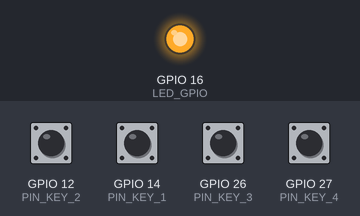
Bench run of a sketch on a simulated ESP32. Parts: output pins drawn as LEDs (lit = HIGH). The inputs (shaded band) are chosen by the test bench; at power-on: GPIO 12 (PIN_KEY_2), GPIO 14 (PIN_KEY_1), GPIO 26 (PIN_KEY_3), GPIO 27 (PIN_KEY_4) HIGH. WiFi joins after 1.5 s; servers stay silent unless stated; what the sketch prints to the serial monitor is not drawn.

Above: at 0.1 s.
At 2.7 s:
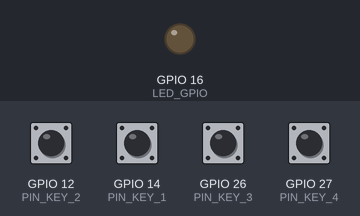
2.8 s: GPIO 12 (PIN_KEY_2) pulled LOW for 0.15 s
Timing chart, 0 to 5.8 s (numbered marks = the images above; inputs shaded):
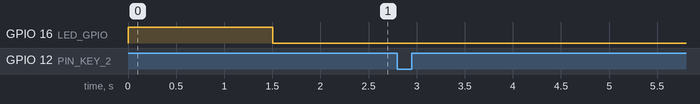

Measured:
- after the input at 2.8 s, every drawn part: stays the same

The sketch:

quido-remote-control.ino
```cpp
/*********
@ MadMax
Portable controler for home automation lights. Other more advanced features are done in Home assistant.
The system is based on Quido modules which are connected through RS485 bus
Currently there are two QUIDO 4/4 modules in net connected to 8 light bulbs in different places in the house
Waveshare 485 gateway transmits UDP packets between RS 485 and LAN
Spinel protocol is standard for Papouch (we use serial commands to switch on/off outputs)
*********/

/* Includes */
#include <WiFi.h>
#include <WiFiUdp.h>
#include <ezButton.h>

/* Settings for RS485waveshare server */
const char* remoteUdpIP = "192.168.0.143";
unsigned int remoteUdpInPort = 4195;  //  port to listen on
unsigned int remoteUdpOutPort = 4196; // port for sending
char packetBuffer[255]; //buffer for incoming packet
bool newPacketFlag = false;

/* Wifi credentials */
const char* ssid = "*******";
const char* password = "#########";

/* Wifi objects */
WiFiUDP Udp;

// Variable to store the HTTP request
String header;

/* IP address */
IPAddress ip;
String ipAddress;

/* Time variables */
unsigned long currentTime = millis();
unsigned long previousTime = 0;
const long timeoutTime = 2000;

bool RemoteStates[5] = {false};

// LED GPIO pin
#define LED_GPIO 16
#define KEY_NUM 4  // the number of keys

#define PIN_KEY_1 14  // The Arduino pin connected to the key 1
#define PIN_KEY_2 12  // The Arduino pin connected to the key 2
#define PIN_KEY_3 26  // The Arduino pin connected to the key 3
#define PIN_KEY_4 27  // The Arduino pin connected to the key 4

ezButton keypad_1x4[] = {
  ezButton(PIN_KEY_1),
  ezButton(PIN_KEY_2),
  ezButton(PIN_KEY_3),
  ezButton(PIN_KEY_4)
};

void setup() {
  Serial.begin(115200);

  // Init blue led
  pinMode(LED_GPIO, OUTPUT);
  digitalWrite(LED_GPIO, HIGH);

  for (byte i = 0; i < KEY_NUM; i++) {
    keypad_1x4[i].setDebounceTime(100);  // set debounce time to 100 milliseconds
  }

  // Connect to Wi-Fi network with SSID and password
  Serial.print("Connecting to ");
  Serial.println(ssid);
  WiFi.begin(ssid, password);
  while (WiFi.status() != WL_CONNECTED) {
    delay(500);
    Serial.print(".");
  }

  Udp.begin(remoteUdpInPort);
  String ip = IpAddress2String(WiFi.localIP());

  // Print local IP address and start web server
  Serial.println("");
  Serial.println("WiFi connected.");
  Serial.println("IP address: ");
  Serial.println(ip);
  ipAddress = "IP: " + ip;
  digitalWrite(LED_GPIO, LOW); // Light the led if connected
}

void loop()
{
  int key = getKeyPressed();
  if (key) {
    Serial.print("The key ");
    Serial.print(key);
    Serial.println(" is pressed");
    buttonPushAction(key);
  }
  receivePacketUDP();
}
```

01_Keyboard.ino
```cpp
// Negate key state and create command for Quido
void buttonPushAction(int key)
{
  char cmdBuffer[64];
  memset(packetBuffer, 0, sizeof(packetBuffer));
  if (key == 4){
    killEmAll();
  }
  else{
    if (RemoteStates[key] == false) {
      RemoteStates[key] = true;
      sprintf(cmdBuffer,"*B1OS%dH\r",key);
      sendPacketUDP(cmdBuffer);
    }
    else {
      RemoteStates[key] = false;
      sprintf(cmdBuffer,"*B1OS%dL\r",key);
      sendPacketUDP(cmdBuffer);
    }
  }
}

// If button on keyboard is pressed, then do some action
int getKeyPressed()
{
  for (byte i = 0; i < KEY_NUM; i++)
    keypad_1x4[i].loop();  // MUST call the loop() function first

  for (byte i = 0; i < KEY_NUM; i++) {
    // get key state after debounce
    int key_state = keypad_1x4[i].getState();  // the state after debounce

    if (keypad_1x4[i].isPressed())
      return (i + 1);
  }
  return 0;
}
```

02_UDP.ino
```cpp
void sendPacketUDP(char* payload)
{
  Udp.beginPacket(remoteUdpIP, remoteUdpOutPort );
  Udp.printf(payload,2);
  Udp.endPacket();

  //Debug print
  Serial.println("UDP Packet was sent to:");
  Serial.println("IP address: ");
  Serial.print(remoteUdpIP);
  Serial.print(":");
  Serial.println(remoteUdpOutPort);
  Serial.println("Payload: ");
  Serial.println(payload);
  delay(50);
}

void receivePacketUDP()
{
  int packetSize = Udp.parsePacket();
  if (packetSize) {
    newPacketFlag = true;
    Serial.print("Received packet of size ");
    Serial.println(packetSize);
    Serial.print("From ");
    IPAddress remoteIp = Udp.remoteIP();
    Serial.print(remoteIp);
    Serial.print(", port ");
    Serial.println(Udp.remotePort());
    // read the packet into packetBufffer
    int len = Udp.read(packetBuffer, 255);
    if (len > 0) {
      packetBuffer[len] = 0;
    }
    Serial.println("Contents:");
    Serial.println(packetBuffer);
  }
}

void getQuidoOutputStates()
{
  sendPacketUDP("*B1OR1\r");
  sendPacketUDP("*B1OR2\r");
  sendPacketUDP("*B1OR3\r");
  sendPacketUDP("*B1OR4\r");
  sendPacketUDP("*B2OR1\r");
  sendPacketUDP("*B2OR2\r");
  sendPacketUDP("*B2OR3\r");
  sendPacketUDP("*B2OR4\r");
}

void killEmAll(){
  sendPacketUDP("*B1OS1L\r");
  sendPacketUDP("*B1OS2L\r");
  sendPacketUDP("*B1OS3L\r");
  sendPacketUDP("*B1OS4L\r");
  sendPacketUDP("*B2OS1L\r");
  sendPacketUDP("*B2OS2L\r");
  sendPacketUDP("*B2OS3L\r");
  sendPacketUDP("*B2OS4L\r");
}
```

04_IP.ino
```cpp
// author apicquot from https://forum.arduino.cc/index.php?topic=228884.0
String IpAddress2String(const IPAddress& ipAddress)
{
    return String(ipAddress[0]) + String(".") +
           String(ipAddress[1]) + String(".") +
           String(ipAddress[2]) + String(".") +
           String(ipAddress[3]);
}
```
